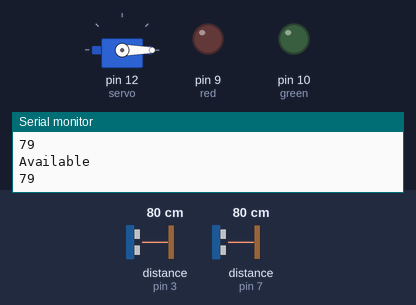
A sketch run on a simulated Arduino Uno, built with avr-gcc and run on an emulated ATmega328P. Shown: servo, output pins drawn as LEDs (lit = HIGH), the last lines printed to the serial monitor. Wiring (inferred from the names in the program): 2 × ultrasonic range finder: trigger pin 4, echo pin 3 / trigger pin 6, echo pin 7. The test bench sets the inputs (shaded band); at power-on: distance to the obstacle (sensors on pin 3, pin 7) 80 cm. The echo pulse lasts 58.3 µs per cm; pins used as bus, display or sensor lines are not drawn.

Above: at 3.3 s.
3.4 s: distance to the obstacle (sensor on pin 3) set to 33 cm
6.7 s: distance to the obstacle (sensor on pin 3) set to 27 cm
At 8.1 s:
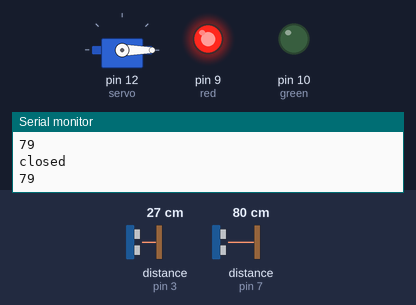
10.0 s: distance to the obstacle (sensor on pin 3) set to 35 cm
At 10.3 s:
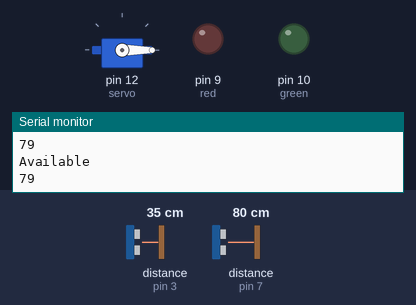
13.3 s: distance to the obstacle (sensor on pin 7) set to 54 cm
16.6 s: distance to the obstacle (sensor on pin 7) set to 45 cm
At 18.0 s:
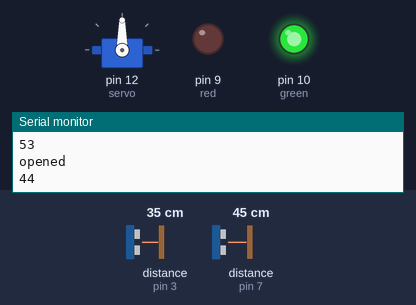
19.9 s: distance to the obstacle (sensor on pin 7) set to 60 cm
At 21.3 s:
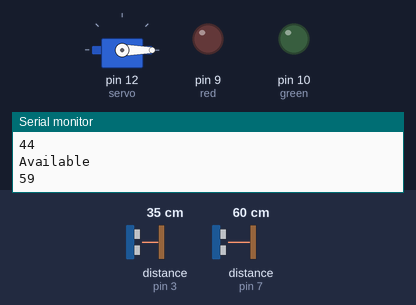
Timing chart, 0 to 22.9 s (numbered marks = the images above; inputs shaded):
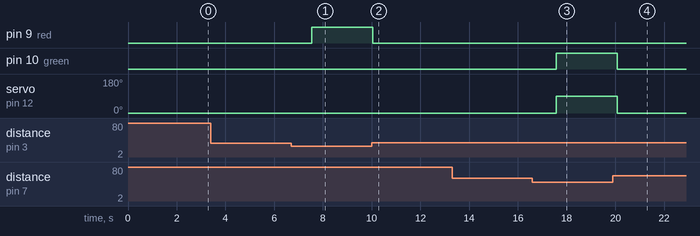

The sketch:

smart_dustbin_Final.ino
```cpp
//#include <LiquidCrystal.h>
#include <Servo.h>
const int trigPin = 6;
const int echoPin = 7;
const int trigPinFull = 4;
const int echoPinFull= 3;
int red = 9;
int green = 10;
int blue = 11;
Servo servo;

void setup()
{
    pinMode(trigPin, OUTPUT);
	pinMode(echoPin, INPUT);
  	pinMode(trigPinFull, OUTPUT);
	pinMode(echoPinFull, INPUT);
   	servo.attach(12);
    pinMode(red, OUTPUT);
    pinMode(green, OUTPUT);
	Serial.begin(9600);
    servo.write(0);
}

void loop()
{
  //dustbin opened and closed

  long duration, distance;
  digitalWrite(trigPin, LOW);
  delayMicroseconds(2);
  digitalWrite(trigPin, HIGH);
  delayMicroseconds(10);
  digitalWrite(trigPin, LOW);
  duration = pulseIn(echoPin, HIGH);
  distance = (duration/2) / 29.1;

  //dustbin full

  long duration2, distance2;
  digitalWrite(trigPinFull, LOW);
  delayMicroseconds(2);
  digitalWrite(trigPinFull, HIGH);
  delayMicroseconds(10);
  digitalWrite(trigPinFull, LOW);
  duration2 = pulseIn(echoPinFull, HIGH);
  distance2 = (duration2/2) / 29.1;

  //Logic

  	if((distance < 50)&&(distance2 > 30)){
      Serial.println("opened");
      servo.write(90);
      digitalWrite(green, HIGH);
      digitalWrite(red, LOW);
      digitalWrite(blue, LOW);
      Serial.println(distance);
      delay(2000);
    } else if((distance < 50)&&(distance2 < 30)){
      Serial.println("closed");
      servo.write(0);
      digitalWrite(green, LOW);
      digitalWrite(red, HIGH);
      digitalWrite(blue, LOW);
      Serial.println(distance);
      delay(2000);
    } else if((distance > 50)&&(distance2 > 30)){
      Serial.println("Available");
      servo.write(0);
      digitalWrite(green, LOW);
      digitalWrite(red, LOW);
      digitalWrite(blue, HIGH);
      Serial.println(distance);
      delay(2000);
    } else if ((distance > 50)&&(distance2 < 30)){
      Serial.println("closed");
      servo.write(0);
      digitalWrite(green, LOW);
      digitalWrite(red, HIGH);
      digitalWrite(blue, LOW);
      Serial.println(distance);
      delay(2000);
    }
delay(500);

}
```

Measured:
- the behaviour switches between 31 and 30 cm on distance to the obstacle (sensor on pin 3) (found by bisection; images 0 and 1)
- the behaviour switches between 51 and 50 cm on distance to the obstacle (sensor on pin 7) (found by bisection; images 2 and 3)
- after the input at 6.7 s, pin 9 (red): LOW → HIGH after 0.84 s
- after the input at 10.0 s, pin 9 (red): HIGH → LOW after 0.05 s
- after the input at 16.6 s, pin 10 (green): LOW → HIGH after 0.97 s; servo on pin 12 (servo): 0° → 90° after 0.97 s
- after the input at 19.9 s, pin 10 (green): HIGH → LOW after 0.17 s; servo on pin 12 (servo): 90° → 0° after 0.17 s
